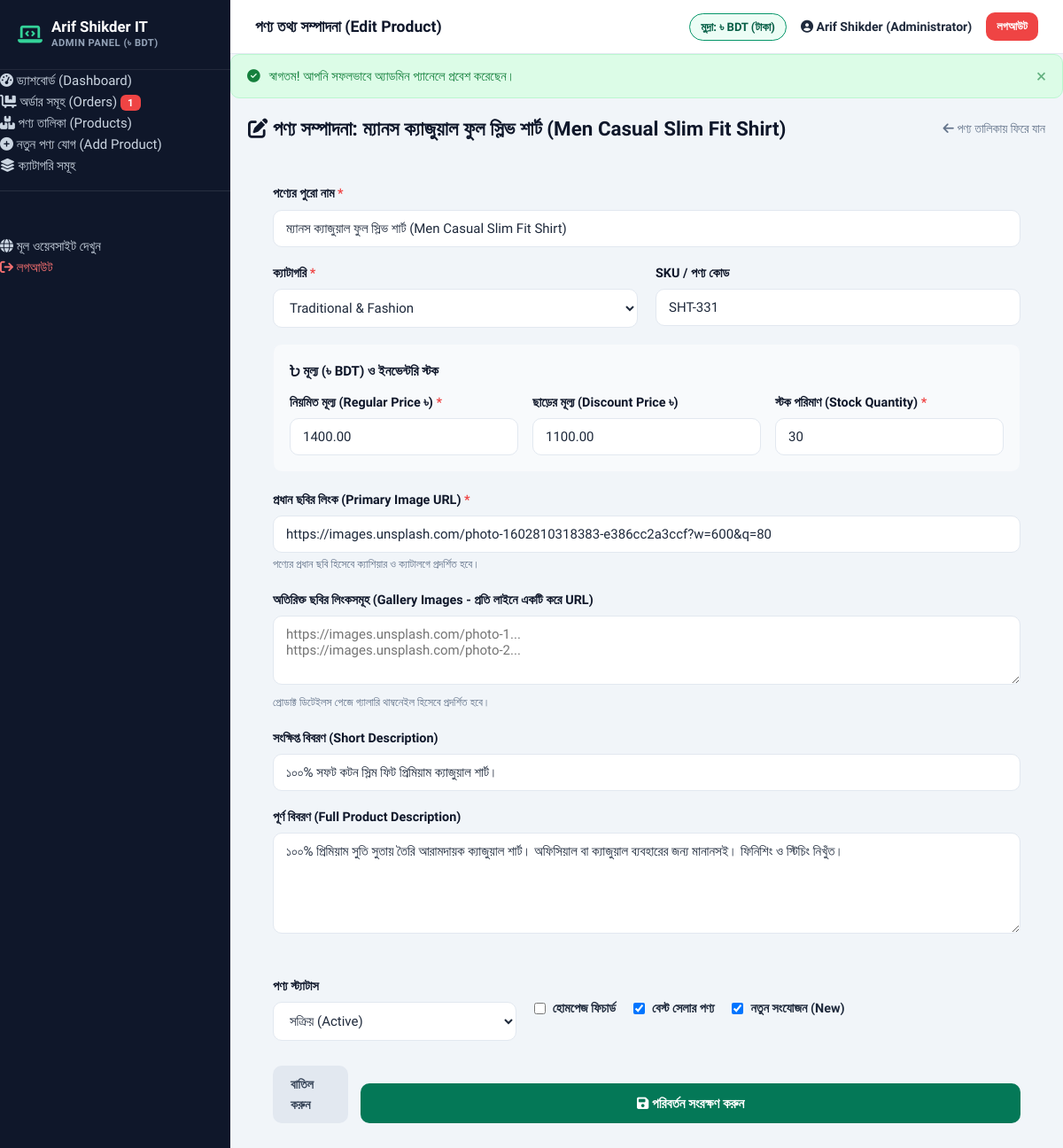
Screenshot of /admin/product-form.php?id=12 (signed in) with the database file from the repository.
### tables this page shows
CREATE TABLE IF NOT EXISTS `products` (
  `id` int(11) NOT NULL AUTO_INCREMENT,
  `category_id` int(11) NOT NULL,
  `name` varchar(255) NOT NULL,
  `slug` varchar(255) NOT NULL UNIQUE,
  `description` text NOT NULL,
  `short_description` text DEFAULT NULL,
  `price` decimal(10,2) NOT NULL,
  `discount_price` decimal(10,2) DEFAULT NULL,
  `stock` int(11) DEFAULT 10,
  `sku` varchar(50) DEFAULT NULL,
  `image` text DEFAULT NULL,
  `images` text DEFAULT NULL,
  `is_featured` tinyint(1) DEFAULT 0,
  `is_new` tinyint(1) DEFAULT 0,
  `is_bestseller` tinyint(1) DEFAULT 0,
  `status` enum('active','inactive') DEFAULT 'active',
  `created_at` timestamp DEFAULT CURRENT_TIMESTAMP,
  PRIMARY KEY (`id`),
  KEY `idx_category` (`category_id`)
);

CREATE TABLE IF NOT EXISTS `categories` (
  `id` int(11) NOT NULL AUTO_INCREMENT,
  `name` varchar(100) NOT NULL,
  `slug` varchar(120) NOT NULL UNIQUE,
  `icon` varchar(50) DEFAULT 'fa-box',
  `image` text DEFAULT NULL,
  `description` text DEFAULT NULL,
  `is_featured` tinyint(1) DEFAULT 1,
  `created_at` timestamp DEFAULT CURRENT_TIMESTAMP,
  PRIMARY KEY (`id`)
);

### admin/product-form.php (the view, shortened to what this page needs)
<?php
require_once __DIR__ . '/../includes/functions.php';
$pdo = get_db_connection();
$productId = isset($_GET['id']) ? (int)$_GET['id'] : 0;
$isEditing = $productId > 0;
$product = [
    'name' => '',
    'slug' => '',
    'category_id' => 1,
    'price' => '',
    'discount_price' => '',
    'stock' => 10,
    'sku' => '',
    'short_description' => '',
    'description' => '',
    'image' => '',
    'images' => '',
    'status' => 'active',
    'is_featured' => 0,
    'is_bestseller' => 0,
    'is_new' => 1
];
if ($isEditing) {
    $stmt = $pdo->prepare("SELECT * FROM products WHERE id = ?");
    $stmt->execute([$productId]);
    $existing = $stmt->fetch();
    if ($existing) {
        $product = $existing;
    } else {
        set_flash('danger', 'পণ্যটি খুঁজে পাওয়া যায়নি।');
        header("Location: /admin/products.php");
        exit;
    }
}
try {
    $categories = $pdo->query("SELECT id, name FROM categories ORDER BY name ASC")->fetchAll();
} catch (Exception $e) {}
$galleryText = '';
if (!empty($product['images'])) {
    $arr = json_decode($product['images'], true);
    if (is_array($arr)) {
        $extras = array_filter($arr, fn($img) => $img !== $product['image']);
        $galleryText = implode("\n", $extras);
    }
}
require_once __DIR__ . '/includes/header.php';
?>
<div style="max-width: 900px; margin: 0 auto;">
    <div style="display: flex; justify-content: space-between; align-items: center; margin-bottom: 20px;">
        <h2 style="font-size: 1.4rem; color: var(--secondary);">
            <i class="fa-solid <?= $isEditing ? 'fa-pen-to-square' : 'fa-plus-circle' ?> text-emerald-600"></i>
            <?= $isEditing ? 'পণ্য সম্পাদনা: ' . htmlspecialchars($product['name']) : 'নতুন পণ্য যুক্ত করার ফর্ম' ?>
        </h2>
        <a href="/admin/products.php" style="color: var(--text-muted); font-size: 0.88rem;">
            <i class="fa-solid fa-arrow-left"></i> পণ্য তালিকায় ফিরে যান
        </a>
    </div>
    <div class="admin-table-card" style="padding: 28px;">
        <form action="" method="POST">
            <div class="form-group">
                <label class="form-label">পণ্যের পুরো নাম <span class="required">*</span></label>
                <input type="text" name="name" class="form-control" placeholder="যেমন: ঢাকাই ঐতিহ্যবাহী জামদানি শাড়ি" value="<?= htmlspecialchars($product['name']) ?>" required>
            </div>
            <div style="display: grid; grid-template-columns: 1fr 1fr; gap: 20px;">
                <div class="form-group">
                    <label class="form-label">ক্যাটাগরি <span class="required">*</span></label>
                    <select name="category_id" class="form-control" required>
                        <?php foreach ($categories as $cat): ?>
                            <option value="<?= $cat['id'] ?>" <?= (int)$product['category_id'] === (int)$cat['id'] ? 'selected' : '' ?>>
                                <?= htmlspecialchars($cat['name']) ?>
                            </option>
                        <?php endforeach; ?>
                    </select>
                </div>
                <div class="form-group">
                    <label class="form-label">SKU / পণ্য কোড</label>
                    <input type="text" name="sku" class="form-control" placeholder="যেমন: JAM-001" value="<?= htmlspecialchars($product['sku']) ?>">
                </div>
            </div>
            <div style="background: #f8fafc; border: 1px solid var(--border-light); border-radius: var(--radius-md); padding: 18px; margin-bottom: 20px;">
                <div style="font-weight: 700; color: var(--secondary); margin-bottom: 12px; font-size: 0.95rem;">
                    <i class="fa-solid fa-bangladeshi-taka-sign text-emerald-600"></i> মূল্য (৳ BDT) ও ইনভেন্টরি স্টক
                </div>
                <div style="display: grid; grid-template-columns: 1fr 1fr 1fr; gap: 16px;">
                    <div class="form-group" style="margin-bottom: 0;">
                        <label class="form-label">নিয়মিত মূল্য (Regular Price ৳) <span class="required">*</span></label>
                        <input type="number" step="0.01" name="price" class="form-control" placeholder="যেমন: 4500" value="<?= htmlspecialchars($product['price']) ?>" required>
                    </div>
                    <div class="form-group" style="margin-bottom: 0;">
                        <label class="form-label">ছাড়ের মূল্য (Discount Price ৳)</label>
                        <input type="number" step="0.01" name="discount_price" class="form-control" placeholder="যেমন: 3800 (না থাকলে খালি রাখুন)" value="<?= htmlspecialchars($product['discount_price'] ?? '') ?>">
                    </div>
                    <div class="form-group" style="margin-bottom: 0;">
                        <label class="form-label">স্টক পরিমাণ (Stock Quantity) <span class="required">*</span></label>
                        <input type="number" name="stock" class="form-control" placeholder="যেমন: 15" value="<?= htmlspecialchars($product['stock']) ?>" min="0" required>
                    </div>
                </div>
            </div>
            <div class="form-group">
                <label class="form-label">প্রধান ছবির লিংক (Primary Image URL) <span class="required">*</span></label>
                <input type="url" name="image" class="form-control" placeholder="https://images.unsplash.com/..." value="<?= htmlspecialchars($product['image']) ?>" required>
                <span style="font-size: 0.78rem; color: var(--text-muted);">পণ্যের প্রধান ছবি হিসেবে ক্যাশিয়ার ও ক্যাটালগে প্রদর্শিত হবে।</span>
            </div>
            <div class="form-group">
                <label class="form-label">অতিরিক্ত ছবির লিংকসমূহ (Gallery Images - প্রতি লাইনে একটি করে URL)</label>
                <textarea name="gallery_urls" class="form-control" rows="3" placeholder="https://images.unsplash.com/photo-1...&#10;https://images.unsplash.com/photo-2..."><?= htmlspecialchars($galleryText) ?></textarea>
                <span style="font-size: 0.78rem; color: var(--text-muted);">প্রোডাক্ট ডিটেইলস পেজে গ্যালারি থাম্বনেইল হিসেবে প্রদর্শিত হবে।</span>
            </div>
            <div class="form-group">
                <label class="form-label">সংক্ষিপ্ত বিবরণ (Short Description)</label>
                <input type="text" name="short_description" class="form-control" placeholder="পণ্যটির ১-২ লাইনের মূল আকর্ষণ..." value="<?= htmlspecialchars($product['short_description']) ?>">
            </div>
            <div class="form-group">
                <label class="form-label">পূর্ণ বিবরণ (Full Product Description)</label>
                <textarea name="description" class="form-control" rows="5" placeholder="পণ্যের উপাদান, সাইজ, গুণাগুণ ও ব্যবহারের নিয়ম বিস্তারিত লিখুন..."><?= htmlspecialchars($product['description']) ?></textarea>
            </div>
            <div style="display: grid; grid-template-columns: 1fr 2fr; gap: 20px; align-items: center; border-top: 1px solid var(--border-light); padding-top: 20px; margin-top: 20px;">
                <div class="form-group" style="margin-bottom: 0;">
                    <label class="form-label">পণ্য স্ট্যাটাস</label>
                    <select name="status" class="form-control">
                        <option value="active" <?= $product['status'] === 'active' ? 'selected' : '' ?>>সক্রিয় (Active)</option>
                    </select>
                </div>
                <div style="display: flex; gap: 20px; flex-wrap: wrap;">
                    <label style="display: flex; align-items: center; gap: 8px; cursor: pointer; font-size: 0.9rem; font-weight: 600;">
                        <input type="checkbox" name="is_featured" value="1" <?= $product['is_featured'] ? 'checked' : '' ?>>
                        <span>হোমপেজ ফিচার্ড</span>
                    </label>
                    <label style="display: flex; align-items: center; gap: 8px; cursor: pointer; font-size: 0.9rem; font-weight: 600;">
                        <input type="checkbox" name="is_bestseller" value="1" <?= $product['is_bestseller'] ? 'checked' : '' ?>>
                        <span>বেস্ট সেলার পণ্য</span>
                    </label>
                    <label style="display: flex; align-items: center; gap: 8px; cursor: pointer; font-size: 0.9rem; font-weight: 600;">
                        <input type="checkbox" name="is_new" value="1" <?= $product['is_new'] ? 'checked' : '' ?>>
                        <span>নতুন সংযোজন (New)</span>
                    </label>
                </div>
            </div>
            <div style="margin-top: 28px; display: flex; justify-content: flex-end; gap: 14px;">
                <a href="/admin/products.php" class="btn-buy-now" style="background: #e2e8f0; color: #334155; padding: 10px 20px;">
                    বাতিল করুন
                </a>
                <button type="submit" class="btn-checkout" style="background: var(--primary); padding: 10px 28px; font-size: 0.95rem;">
                    <i class="fa-solid fa-floppy-disk"></i> <?= $isEditing ? 'পরিবর্তন সংরক্ষণ করুন' : 'পণ্য যোগ করুন' ?>
                </button>
            </div>
        </form>
    </div>
</div>
<?php require_once __DIR__ . '/includes/footer.php'; ?>

### assets/css/style.css (style rules this page uses)
:root { --primary: #047857; --primary-hover: #065f46; --primary-light: #ecfdf5; --primary-dark: #064e3b; --accent: #f59e0b; --accent-hover: #d97706; --secondary: #0f172a; --text-main: #1e293b; --text-muted: #64748b; --text-light: #94a3b8; --bg-page: #f8fafc; --bg-card: #ffffff; --border-color: #e2e8f0; --border-light: #f1f5f9; --danger: #ef4444; --danger-light: #fef2f2; --success: #10b981; --success-light: #ecfdf5; --shadow-sm: 0 1px 2px 0 rgba(0, 0, 0, 0.05); --shadow-md: 0 4px 6px -1px rgba(0, 0, 0, 0.08), 0 2px 4px -2px rgba(0, 0, 0, 0.05); --shadow-lg: 0 10px 15px -3px rgba(0, 0, 0, 0.08), 0 4px 6px -4px rgba(0, 0, 0, 0.04); --shadow-xl: 0 20px 25px -5px rgba(0, 0, 0, 0.1), 0 8px 10px -6px rgba(0, 0, 0, 0.04); --radius-sm: 6px; --radius-md: 10px; --radius-lg: 16px; --radius-pill: 9999px; --transition: all 0.2s ease-in-out; --container-max: 1240px; }
*, *::before, *::after { box-sizing: border-box; margin: 0; padding: 0; }
body { font-family: 'Hind Siliguri', -apple-system, BlinkMacSystemFont, "Segoe UI", Roboto, "Helvetica Neue", Arial, sans-serif; background-color: var(--bg-page); color: var(--text-main); line-height: 1.6; font-size: 15px; -webkit-font-smoothing: antialiased; }
a { color: inherit; text-decoration: none; transition: var(--transition); }
button, input, select, textarea { font-family: inherit; font-size: inherit; }
h1, h2, h3, h4, h5, h6 { color: var(--secondary); font-weight: 700; line-height: 1.25; }
.btn-buy-now { background: var(--accent); color: #1e293b; border: none; font-weight: 700; font-size: 0.88rem; padding: 9px 14px; border-radius: var(--radius-md); cursor: pointer; display: inline-flex; align-items: center; justify-content: center; transition: var(--transition); }
.btn-checkout { display: block; width: 100%; background: var(--primary); color: #ffffff; text-align: center; font-weight: 700; font-size: 1.05rem; padding: 14px; border-radius: var(--radius-md); margin-top: 20px; transition: var(--transition); border: none; cursor: pointer; }
.form-group { margin-bottom: 18px; }
.form-label { display: block; font-weight: 600; font-size: 0.9rem; color: var(--secondary); margin-bottom: 6px; }
.form-label .required { color: var(--danger); }
.form-control { width: 100%; padding: 11px 14px; border: 1.5px solid var(--border-color); border-radius: var(--radius-md); outline: none; transition: var(--transition); color: var(--text-main); background: #fff; }

### rows the page displays
products: name "ম্যানস ক্যাজুয়াল ফুল স্লিভ শার্ট (Men Casual Slim Fit Shirt)", category_id "Traditional & Fashion", sku "SHT-331", price "1400.00", discount_price "1100.00", stock "30", image "https://images.unsplash.com/photo-1602810318383-e386cc2a3ccf?w=600&q=80", short_description "১০০% সফট কটন স্লিম ফিট প্রিমিয়াম ক্যাজুয়াল শার্ট।", description "১০০% প্রিমিয়াম সুতি সুতায় তৈরি আরামদায়ক ক্যাজুয়াল শার্ট। অফিসিয়াল বা ক্যাজুয়াল ব্যবহারের জন্য মানানসই। ফিনিশিং ও স্টিচিং নিখুঁত।", status "সক্রিয় (Active)", is_bestseller "☑", is_new "☑"

### other values shown
$pendingOrdersCount "1"
$adminHeaderTitle "পণ্য তথ্য সম্পাদনা (Edit Product)"
$currentAdmin['name'] "Arif Shikder (Administrator)"
$flash['message'] "স্বাগতম! আপনি সফলভাবে অ্যাডমিন প্যানেলে প্রবেশ করেছেন।"
